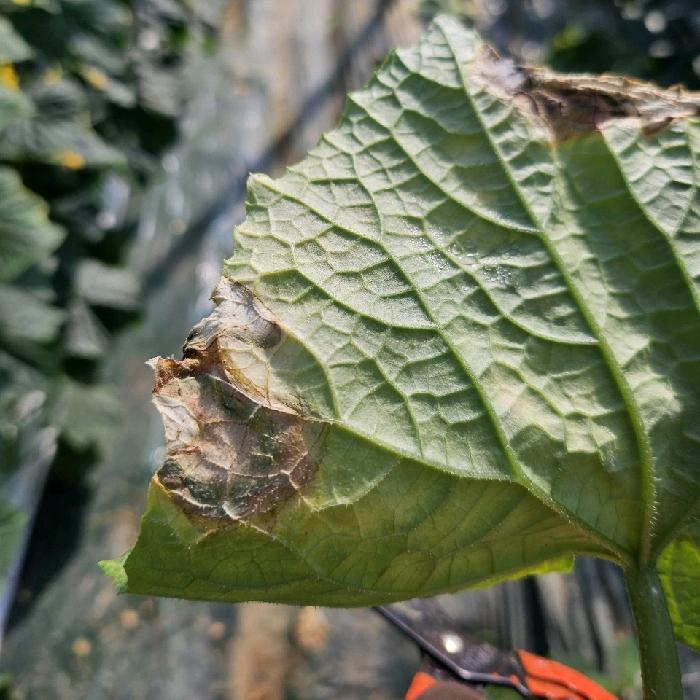
#> input picture img/2.png, 700 x 700 px, given in place of 2.jpg, which was not available
$ python clahe.py
#> lines starting #> are read from the running program, lines starting #| are printed output that depends on the picture; pictures that were not available may be replaced by others from this repository, and a replacement may not be noted
import cv2
from PIL import Image

clipLimit = 1
tileGridsize = (11,11)
image = cv2.imread('2.jpg')
#> image is the input picture: shape (700, 700, 3); mean B, G, R 90.9, 113.8, 108

clahe = cv2.createCLAHE(clipLimit, tileGridsize)

ycrcb_array = cv2.cvtColor(image, cv2.COLOR_RGB2YCrCb)
#> ycrcb_array: shape (700, 700, 3); mean of channels 0, 1, 2 106.3, 117, 129
y, cr, cb = cv2.split(ycrcb_array)
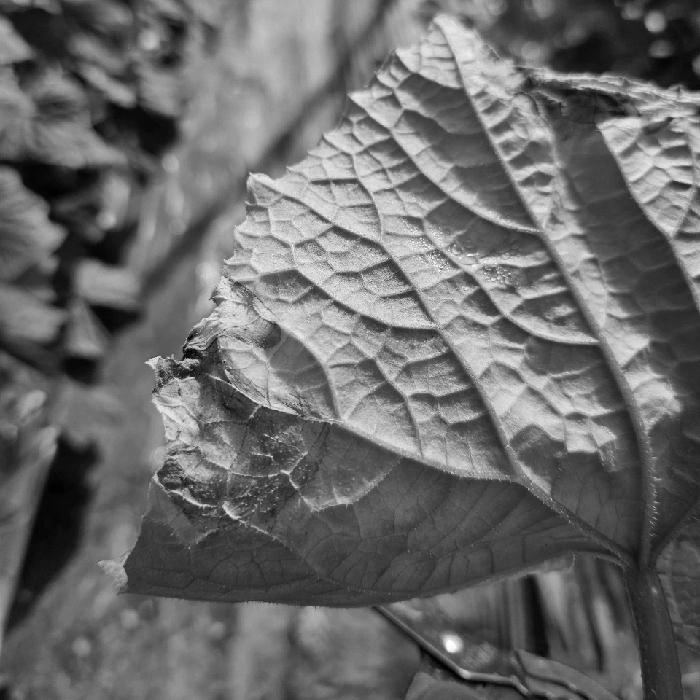
#> y: shape (700, 700); min 0, max 255, mean 106.3
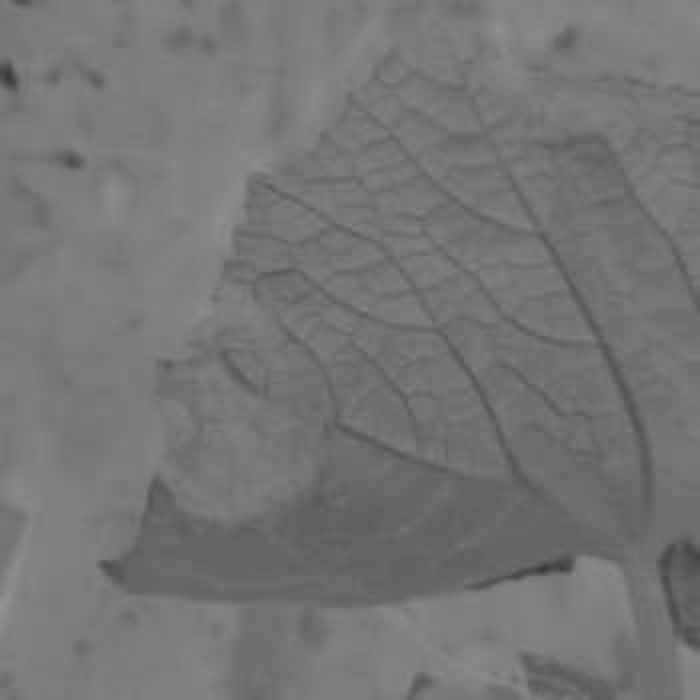
#> cr: shape (700, 700); min 55, max 148, mean 117
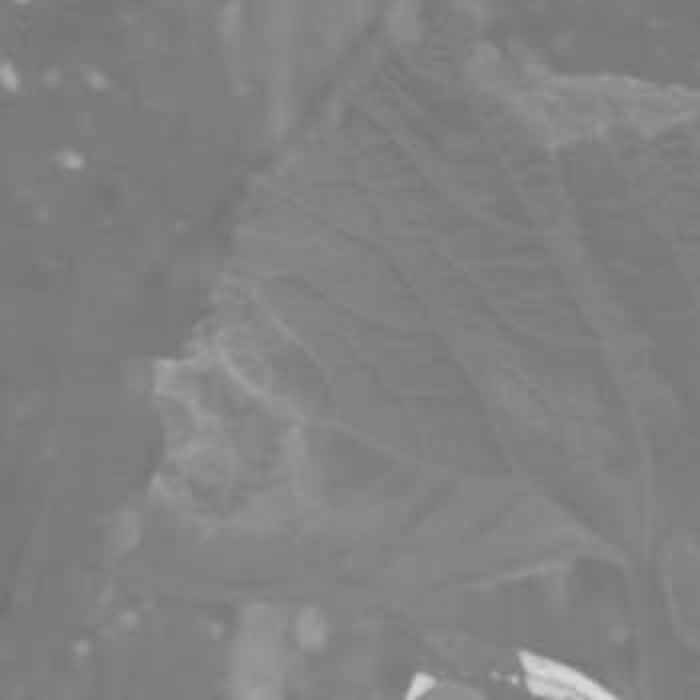
#> cb: shape (700, 700); min 112, max 218, mean 129
merge_array = cv2.merge([clahe.apply(y), cr, cb])
#> merge_array: shape (700, 700, 3); mean of channels 0, 1, 2 113.1, 117, 129
output = cv2.cvtColor(merge_array, cv2.COLOR_YCrCb2RGB)
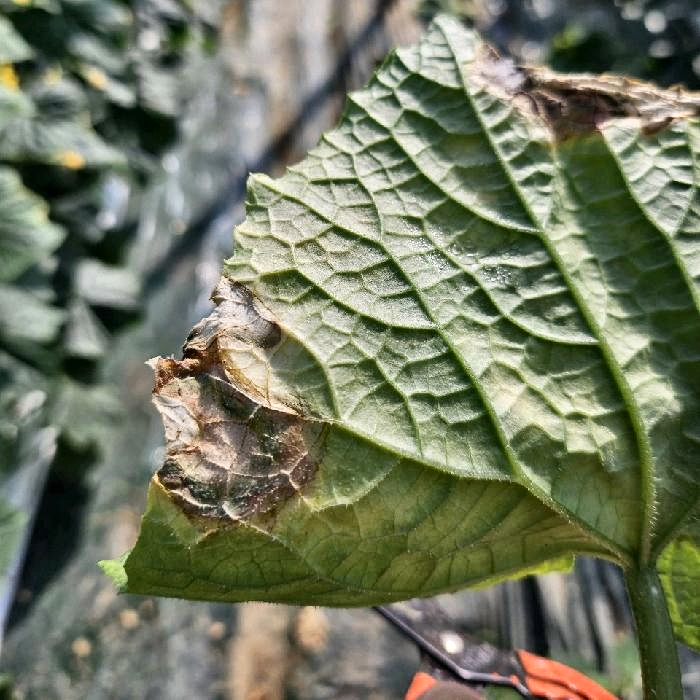
#> output: shape (700, 700, 3); mean B, G, R 97.8, 120.6, 114.7

cv2.imshow(".",output)
cv2.waitKey(0)

$ run again, with img/1.png copied over img/2.png
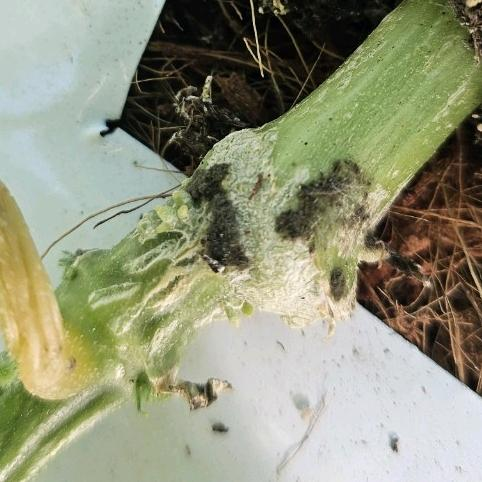
#> input picture img/1.png, 482 x 482 px, given in place of 2.jpg, which was not available
#> image is the input picture: shape (482, 482, 3); mean B, G, R 123, 148.4, 145.7
#> ycrcb_array: shape (482, 482, 3); mean of channels 0, 1, 2 140.5, 115.5, 130.9
#> `y, cr, cb = cv2.split(ycrcb_array)`:
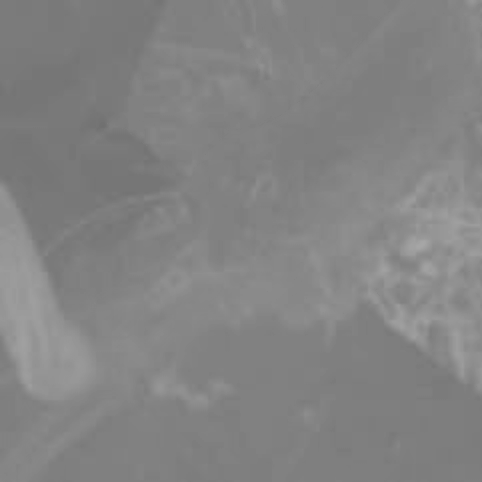
#> cb: shape (482, 482); min 112, max 166, mean 130.9
#> merge_array: shape (482, 482, 3); mean of channels 0, 1, 2 144.3, 115.5, 130.9
#> `output = cv2.cvtColor(merge_array, cv2.COLOR_YCrCb2RGB)`:
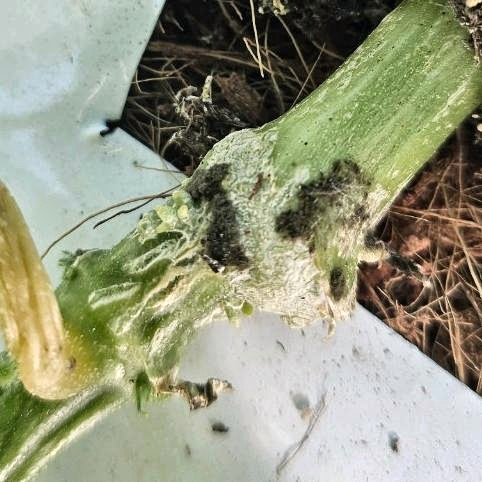
#> output: shape (482, 482, 3); mean B, G, R 126.8, 152.2, 149.5

$ run again, with img/11.png copied over img/2.png
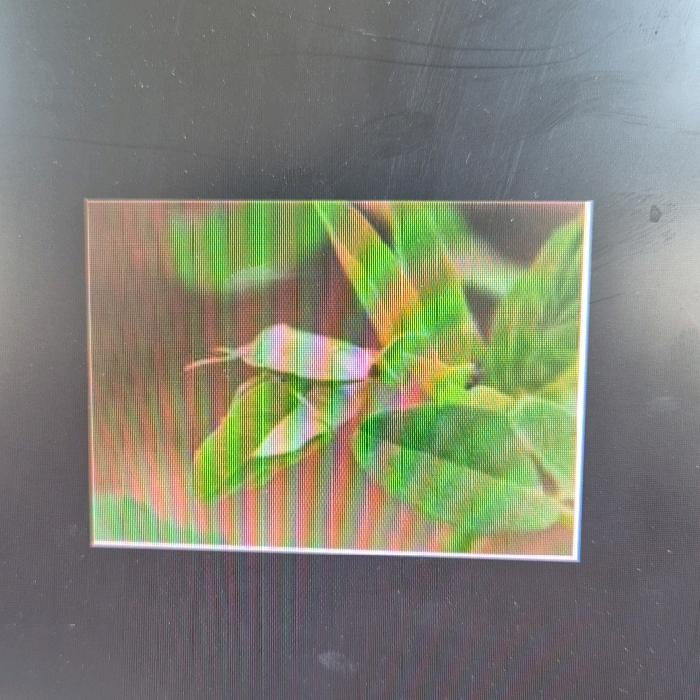
#> input picture img/11.png, 700 x 700 px, given in place of 2.jpg, which was not available
#> image is the input picture: shape (700, 700, 3); mean B, G, R 115.6, 130.5, 128.6
#> ycrcb_array: shape (700, 700, 3); mean of channels 0, 1, 2 125.8, 120.7, 129.6
#> `y, cr, cb = cv2.split(ycrcb_array)`:
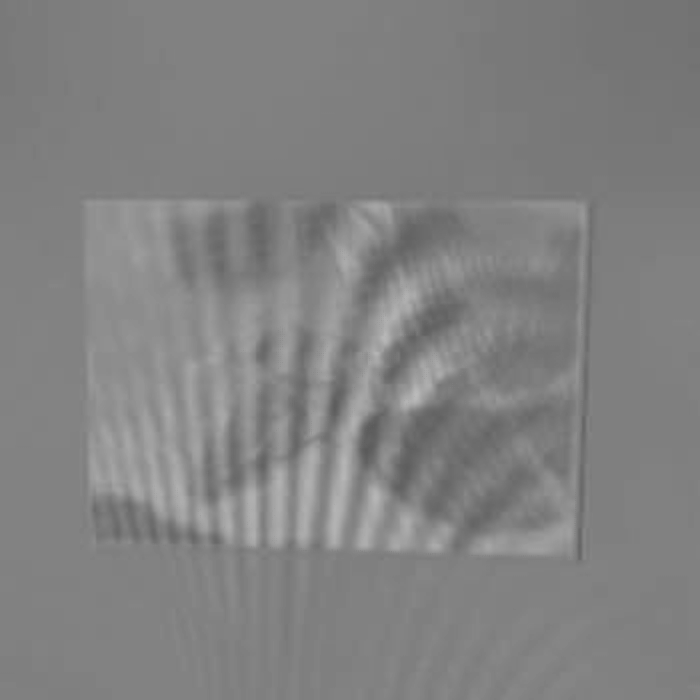
#> cb: shape (700, 700); min 90, max 187, mean 129.6
#> merge_array: shape (700, 700, 3); mean of channels 0, 1, 2 123.5, 120.7, 129.6
#> `output = cv2.cvtColor(merge_array, cv2.COLOR_YCrCb2RGB)`:
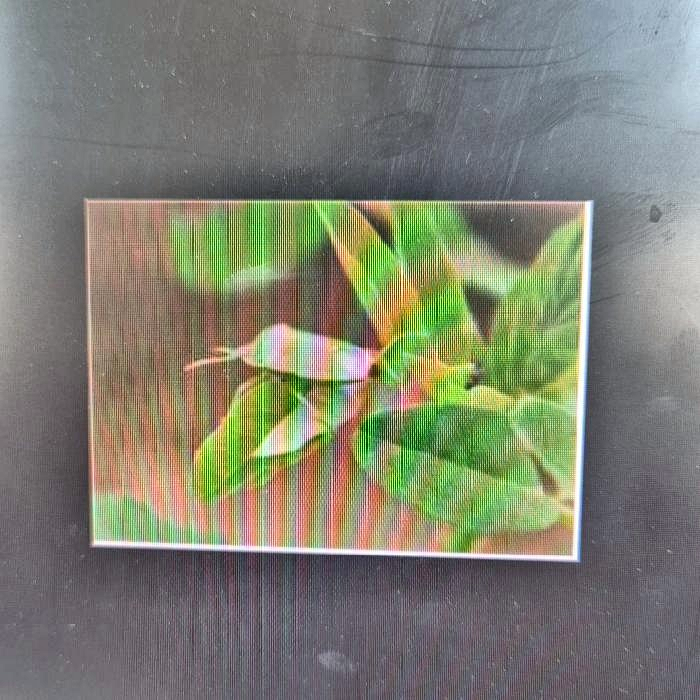
#> output: shape (700, 700, 3); mean B, G, R 113.4, 128, 126.3
